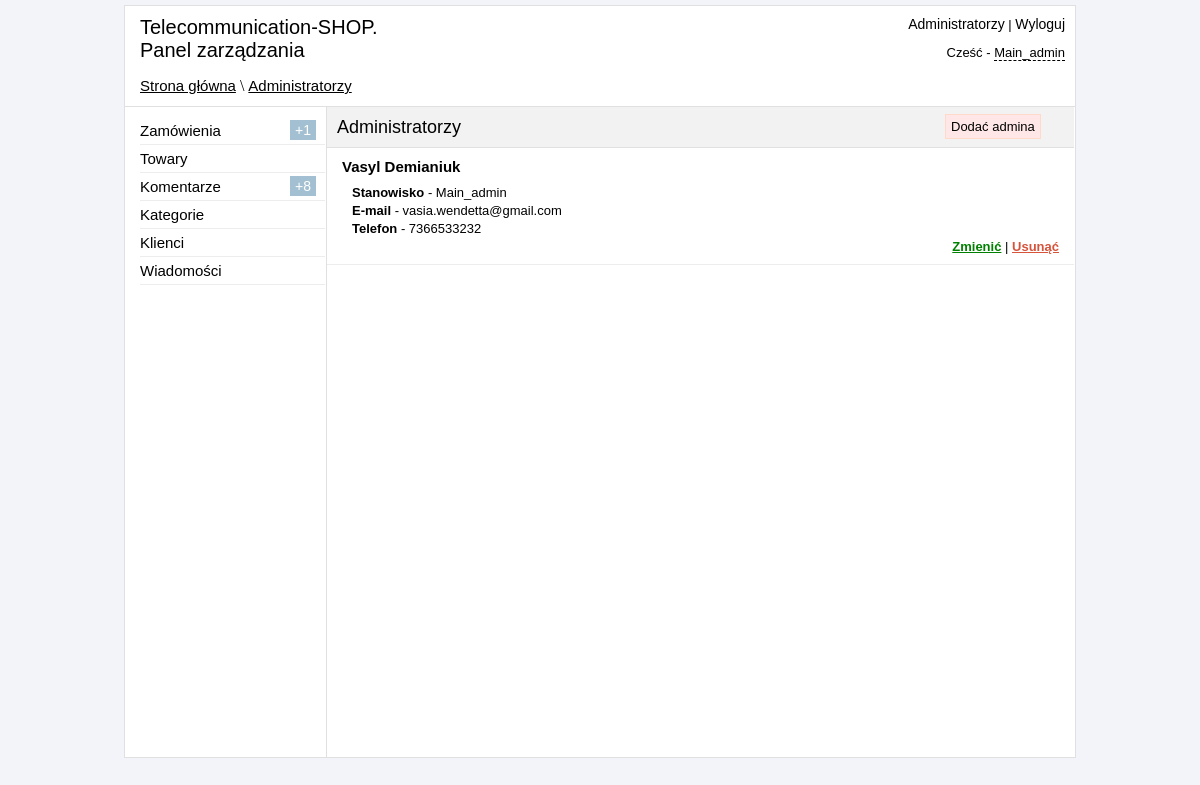
Screenshot of /admin/administrators.php (signed in) with the database file from the repository.
### tables this page shows
CREATE TABLE IF NOT EXISTS `reg_admin` (
  `id` int(11) NOT NULL,
  `login` varchar(255) NOT NULL,
  `pass` varchar(255) NOT NULL,
  `name` text NOT NULL,
  `surname` text NOT NULL,
  `role` varchar(255) NOT NULL,
  `email` varchar(50) NOT NULL,
  `phone` varchar(50) NOT NULL,
  `view_orders` int(11) NOT NULL DEFAULT '0',
  `accept_orders` int(11) NOT NULL DEFAULT '0',
  `delete_orders` int(11) NOT NULL DEFAULT '0',
  `add_tovar` int(11) NOT NULL DEFAULT '0',
  `edit_tovar` int(11) NOT NULL DEFAULT '0',
  `delete_tovar` int(11) NOT NULL DEFAULT '0',
  `accept_reviews` int(11) NOT NULL DEFAULT '0',
  `delete_reviews` int(11) NOT NULL DEFAULT '0',
  `view_clients` int(11) NOT NULL DEFAULT '0',
  `delete_clients` int(11) NOT NULL DEFAULT '0',
  `add_news` int(11) NOT NULL DEFAULT '0',
  `delete_news` int(11) NOT NULL DEFAULT '0',
  `add_category` int(11) NOT NULL DEFAULT '0',
  `delete_category` int(11) NOT NULL DEFAULT '0',
  `view_admin` int(11) NOT NULL DEFAULT '0'
);

### admin/administrators.php (the view, shortened to what this page needs)
<?php
if ($_SESSION['auth_admin'] == "yes_auth") {
    include "include/functions.php";
    ?>
<!DOCTYPE html PUBLIC "-//W3C//DTD XHTML 1.0 Transitional//EN" "http://www.w3.org/TR/xhtml1/DTD/xhtml1-transitional.dtd">
<html xmlns="http://www.w3.org/1999/xhtml" xml:lang="pl" lang="pl">
<head>
    <link href="css/reset.css" rel="stylesheet" type="text/css" />
    <link href="css/style.css" rel="stylesheet" type="text/css" />
    <link href="jquery_confirm/jquery_confirm.css" rel="stylesheet" type="text/css" />
</head>
<body>
<div id="block-body">
<?php
include "include/block-header.php";
    ?>
<div id="block-content">
<div id="block-parameters">
<p id="title-page" >Administratorzy</p>
<p align="right" id="add-style"><a href="add_administrators.php" >Dodać admina</a></p>
</div>
<?php
    if ($_SESSION['view_admin'] == '1') {
        $result = mysqli_query($link, "SELECT * FROM reg_admin ORDER BY id DESC");
        if (mysqli_num_rows($result) > 0) {
            $row = mysqli_fetch_array($result);
            do {
                echo '
<ul id="list-admin" >
<li>
<h3>' . $row["name"] . ' ' . $row["surname"] . '</h3>
<p><strong>Stanowisko</strong> - ' . $row["role"] . '</p>
<p><strong>E-mail</strong> - ' . $row["email"] . '</p>
<p><strong>Telefon</strong> - ' . $row["phone"] . '</p>
<p class="links-actions" align="right" ><a class="green" href="edit_administrators.php?id=' . $row["id"] . '" >Zmienić</a> | <a class="delete" rel="administrators.php?id=' . $row["id"] . '&action=delete" >Usunąć</a></p>
</li>
</ul>
    ';
            } while ($row = mysqli_fetch_array($result));
        }
    } else {
        echo '<p id="form-error" align="center">Brak uprawnień na przegląd listy administratorów!</p>';
    }
    ?>
</div>
</div>
</body>
</html>
<?php
} else {
    header("Location: login.php");
}
?>

### admin/css/style.css (style rules this page uses)
body { background-color: #F2F4F9; }
#block-body { width: 950px; margin: 5px auto; background-color: white; border: 1px solid #E0E0E0; }
#block-header1 a { font: 15px sans-serif; color: black; }
#block-content { width: 747px; min-height: 650px; height: auto; margin-left: 201px; border-left: 1px solid #E0E0E0; }
#block-parameters { height: 40px; border-bottom: 1px solid #E0E0E0; background-color: #F2F2F2; }
#title-page { font: 18px sans-serif; margin-top: 10px; margin-left: 10px; position: absolute; }
.delete { font:bold 13px sans-serif; color: #D6533C; cursor: pointer; text-decoration: underline; }
.green { font:bold 13px sans-serif; color: green; }
#add-style { margin-top: 12px; margin-left: 618px; position: absolute; }
#add-style > a { font: 13px arial; color: black; text-decoration: none; border: 1px solid #FFDACA; background-color: #FFE7E7; padding-left: 5px; padding-right: 5px; padding-top: 4px; padding-bottom: 4px; }
.links-actions { margin-right: 15px; }
#list-admin li { border-bottom: 1px solid #EDEDED; padding-bottom: 10px; }
#list-admin h3 { font: bold 15px sans-serif; margin-top: 10px; margin-bottom: 10px; margin-left: 15px; }
#list-admin p { font: 13px sans-serif; margin-top: 3px; margin-left: 25px; margin-bottom: 0; }

### rows the page displays
reg_admin: name "Vasyl", surname "Demianiuk", role "Main_admin", email "vasia.wendetta@gmail.com", phone "7366533232"

### other values shown
$_SESSION['urlpage'] "Strona główna \\ Administratorzy"
$_SESSION['admin_role'] "Main_admin"
$count1 "1"
$count2 "8"
